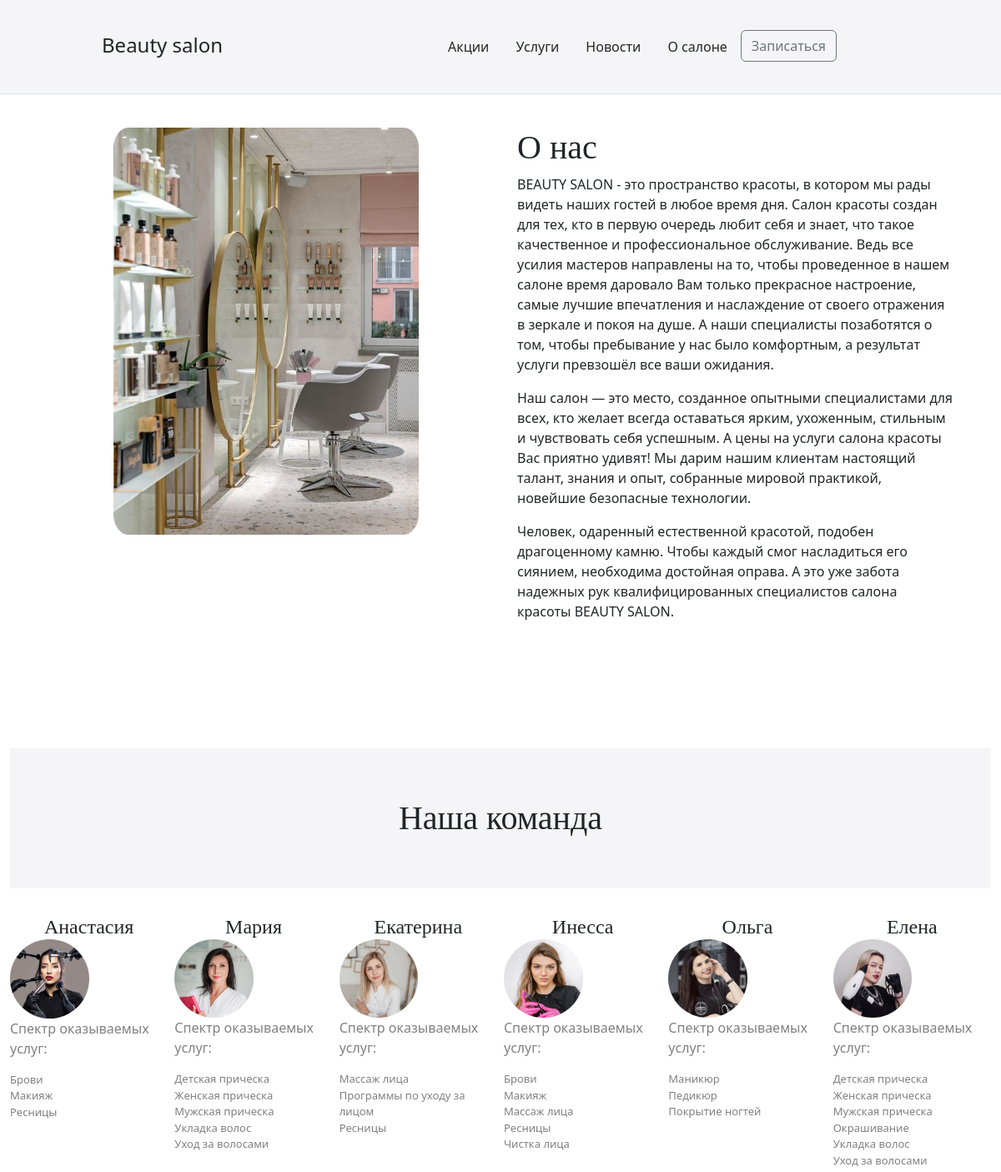
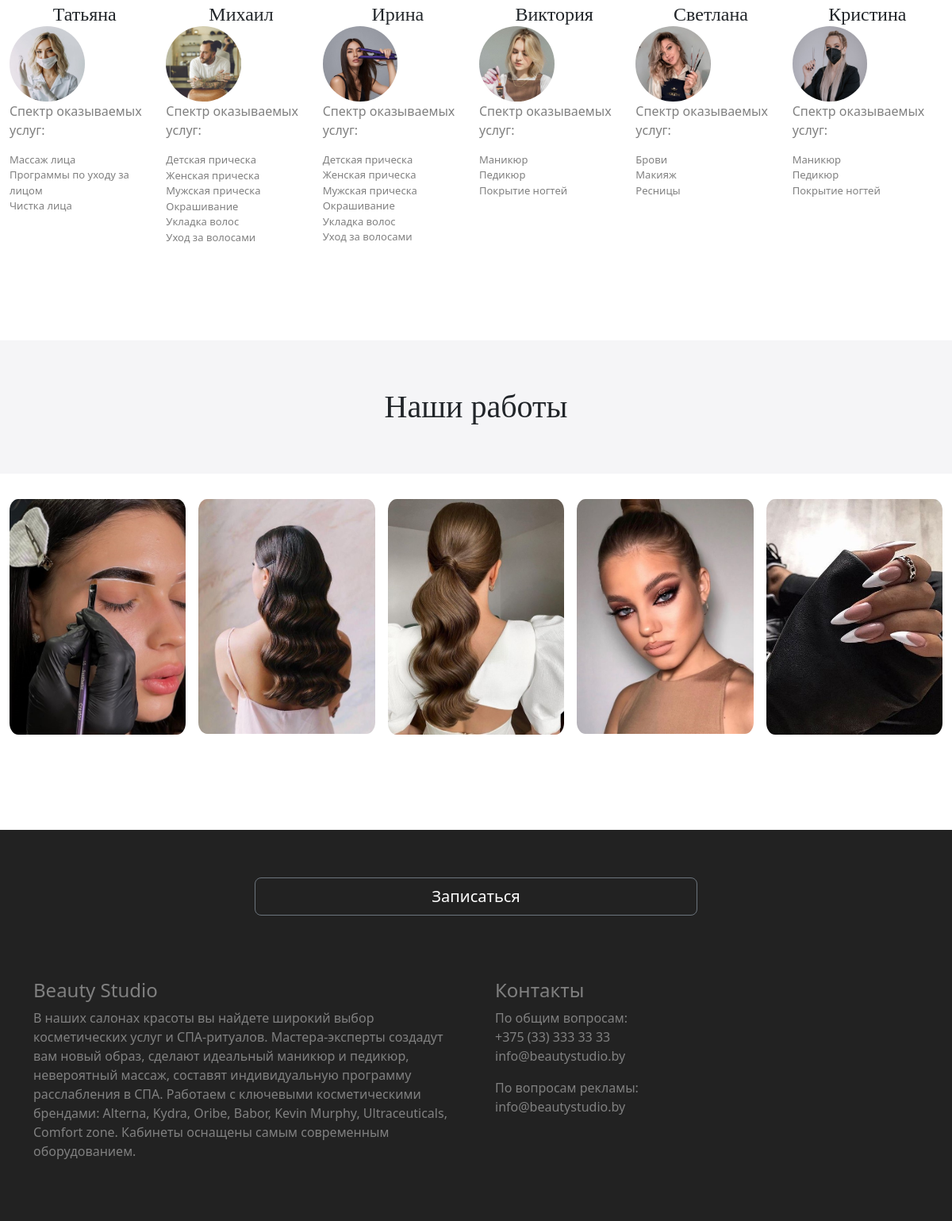
The page /about/ on the database its author committed (2 pictures, top to bottom).
### dj_app/models.py (models this page shows, shortened)
class Worker(models.Model):
    objects = None
    first_name = models.CharField('Имя сотрудника', max_length=100)
    second_name = models.CharField('Фамилия сотрудника', max_length=100)
    field = models.ManyToManyField(ServiceCategory, help_text="Выберите категорию услуг",
                                   verbose_name="Категория услуг")
    img = models.ImageField('Изображение', upload_to='worker/')
    def get_service_category(self):
        lst_service = []
        for category in self.field.all():
            lst_service.append(category.name_of_category)
        return lst_service
    class Meta:
        verbose_name = "Сотрудник"
        verbose_name_plural = "Сотрудники"

class ServiceCategory(models.Model):
    name_of_category = models.CharField('Название подкатегории услуги', max_length=30)
    text_under_category = models.TextField(max_length=1000, blank=True)
    service_cat = models.ForeignKey(Service, on_delete=models.CASCADE, verbose_name='Выбрать категорию услуг',
                                    null=True)
    class Meta:
        verbose_name = "Подкатегория услуг"
        verbose_name_plural = "Подкатегории услуг"
        ordering = ["name_of_category"]  # Сортировка по полю имени

class Images(models.Model):
    objects = None
    img = models.ImageField('Фото наших работ', upload_to='our_works/')
    class Meta:
        verbose_name = "Фото"
        verbose_name_plural = "Фото"

### dj_app/views.py (the view)
class AboutView(View):
    def get(self, request):
        workers = Worker.objects.all()
        our_works = Images.objects.all()
        context = {'workers': workers, 'our_works': our_works}
        return render(request, 'about.html', context)

### templates/about.html (shortened to what this page needs)
{% extends "base.html" %}
{% load static %}
{% block body %}
<div class="container">
    <div class="row g-2">
        <div class="col-6">
            <div class="p-3 text-center">
                <img src="/static/main.jpg" width="70%" style="border-radius: 5%">
            </div>
        </div>
        <div class="col-6">
            <div class="p-3">
                <h1 class="sale">О нас</h1>
                <p>
                    BEAUTY SALON    - это пространство красоты, в котором мы рады видеть наших гостей в любое время дня.
                    Салон красоты создан для тех, кто в первую очередь любит себя и знает, что такое
                    качественное и профессиональное обслуживание. Ведь все усилия мастеров направлены на то, чтобы
                    проведенное в нашем салоне время даровало Вам только прекрасное настроение, самые лучшие впечатления
                    и наслаждение от своего отражения в зеркале и покоя на душе.
                    А наши специалисты позаботятся о том, чтобы пребывание у нас было комфортным, а результат услуги
                    превзошёл все ваши ожидания.
                </p>
                <p>
                    Наш салон — это место, созданное опытными специалистами для всех, кто желает всегда оставаться
                    ярким, ухоженным, стильным и чувствовать себя успешным. А цены на услуги салона красоты Вас приятно
                    удивят!
                    Мы дарим нашим клиентам настоящий талант, знания и опыт, собранные мировой практикой, новейшие
                    безопасные технологии.
                </p>
                <p>
                    Человек, одаренный естественной красотой, подобен драгоценному камню. Чтобы каждый смог насладиться
                    его сиянием, необходима достойная оправа. А это уже забота надежных рук квалифицированных
                    специалистов салона красоты BEAUTY SALON.
                </p>
            </div>
        </div>
    </div>
</div>
<div class="container-fluid">
    <h1 class="sale text-center line">Наша команда</h1><br>
    <div class="row row-cols-6 g-2">
        {% for worker in workers %}
        <div class="">
            <h4 class="card-title text-center sale">{{ worker.first_name}}</h4>
            <img src="{{ worker.img.url }}" width="50%" style="border-radius: 50%">
            <p style="color: grey">Спектр оказываемых услуг:</p>
            {% for i in worker.get_service_category %}
            <div class="card-text" style="color: grey; font-size: 13px">{{ i }}</div>
            {% endfor %}
        </div>
        {% endfor %}
    </div>
</div>
<h1 class="sale text-center line">Наши работы</h1><br>
<div class="container-fluid">
    <div class="row row-cols-2 row-cols-lg-5 g-2 g-lg-3">
        {% for img in our_works%}
        <div class="col-6">
            <img src="{{ img.img.url }}" width='100%' style="border-radius: 5%">
        </div>
        {% endfor %}
    </div>
</div>
{% endblock body%}

### templates/base.html (shortened to what this page needs)
<!DOCTYPE html>
{% load static %}
<html lang="en">
<head>
    <link href="{% static 'main.css' %}" rel="stylesheet">
    <link rel="stylesheet" href="https://cdn.jsdelivr.net/npm/bootstrap@5.2.3/dist/css/bootstrap.min.css"
>
</head>
<body>
<header class="d-flex flex-wrap justify-content-center py-3 mb-4 border-bottom" style="background: #F5F5F7">
    <div class="container">
        <div class="row g-0 text-center">
            <div class="col-6 col-md-3">
                <a href="/" class="d-flex align-items-center mb-3 mb-md-0 me-md-auto text-dark text-decoration-none"
                   style="padding: 20px 0px 20px 80px">
                    <span class="fs-4">Beauty salon</span>
                </a>
            </div>
            <div class="col-sm-6 col-md-9" style="padding: 20px 0px 20px 200px">
                <ul class="nav nav-pills ">
                    <li class="nav-item"><a href="/sale"
                                            class="nav-link text-dark link-success link-offset-2 link-underline-opacity-25 link-underline-opacity-100-hover">Акции</a>
                    </li>
                    <li class="nav-item dropdown-center">
                        <a class="nav-link  text-dark link-success link-offset-2 link-underline-opacity-25 link-underline-opacity-100-hover"
                           href="/" role="button"
                           aria-expanded="false">Услуги</a>
                    </li>
                    <li class="nav-item"><a href="/news"
                                            class="nav-link text-dark link-success link-offset-2 link-underline-opacity-25 link-underline-opacity-100-hover">Новости</a>
                    </li>
                    <li class="nav-item"><a href="/about"
                                            class="nav-link text-dark link-success link-offset-2 link-underline-opacity-25 link-underline-opacity-100-hover ">О
                        салоне</a></li>
                    <li class="nav-item"><a href="/form" class="btn btn-outline-secondary"
                                            aria-current="page">Записаться</a>
                    </li>
                </ul>
            </div>
        </div>
    </div>
</header>
{% block body %}
{% endblock body %}
<footer class="footer">
    <div class="container text-center">
        <div class="d-grid gap-2 col-6 mx-auto">
            <a style='color: white' href="/form" class="btn btn-outline-secondary btn-lg">Записаться</a>
            <br><br><br>
        </div>
    </div>
    <div class="container">
        <div class="row  g-5">
            <div class="col ">
                <h4>Beauty Studio</h4>
                <p>В наших салонах красоты вы найдете широкий выбор косметических услуг и СПА-ритуалов.
                    Мастера-эксперты создадут вам новый образ, сделают идеальный маникюр и педикюр, невероятный массаж,
                    составят индивидуальную программу расслабления в СПА. Работаем с ключевыми косметическими брендами:
                    Alterna, Kydra, Oribe, Babor, Kevin Murphy, Ultraceuticals, Comfort zone. Кабинеты оснащены самым
                    современным оборудованием.
                </p>
            </div>
            <div class="col ">
                <h4>Контакты</h4>
                <h7>По общим вопросам:</h7>
                <p>+375 (33) 333 33 33 <br> info@beautystudio.by</p>
                <h7>По вопросам рекламы:</h7>
                <p>info@beautystudio.by</p>
            </div>
        </div>
    </div>
</footer>
</body>
</html>

### static/main.css (style rules this page uses)
* { margin: 0; padding: 0; outline:0; }
body { font-size: 12px; line-height: 20px; font-family: Georgia, Arial, Helvetica, Sans-Serif; color: #333; background: repeat 0 0; }
a { color: #ff0000; text-decoration: none; cursor:pointer; }
.container-fluid { padding-right: 15px; padding-left: 15px; margin-right: auto; margin-left: auto; }
.sale { font-family: 'Playfair Display Regular' }
.footer { margin-top: 120px; padding: 60px 0; background: #222222; display: block; color: gray }
.line { margin-top: 120px; padding: 60px 0; background: #F5F5F7; display: block; }

### rows shown on the page
Worker: first_name "Анастасия", img (picture)
ServiceCategory: get_service_category "Брови" "Брови" "Брови"
ServiceCategory: get_service_category "Макияж" "Макияж" "Макияж"
ServiceCategory: get_service_category "Ресницы" "Ресницы" "Ресницы" "Ресницы"
Worker: first_name "Мария", img (picture)
ServiceCategory: get_service_category "Детская прическа" "Детская прическа" "Детская прическа" "Детская прическа"
ServiceCategory: get_service_category "Женская прическа" "Женская прическа" "Женская прическа" "Женская прическа"
ServiceCategory: get_service_category "Мужская прическа" "Мужская прическа" "Мужская прическа" "Мужская прическа"
ServiceCategory: get_service_category "Укладка волос" "Укладка волос" "Укладка волос" "Укладка волос"
ServiceCategory: get_service_category "Уход за волосами" "Уход за волосами" "Уход за волосами" "Уход за волосами"
Worker: first_name "Екатерина", img (picture)
ServiceCategory: get_service_category "Массаж лица" "Массаж лица" "Массаж лица"
ServiceCategory: get_service_category "Программы по уходу за лицом" "Программы по уходу за лицом"
Worker: first_name "Инесса", img (picture)
ServiceCategory: get_service_category "Чистка лица" "Чистка лица"
Worker: first_name "Ольга", img (picture)
ServiceCategory: get_service_category "Маникюр" "Маникюр" "Маникюр"
ServiceCategory: get_service_category "Педикюр" "Педикюр" "Педикюр"
ServiceCategory: get_service_category "Покрытие ногтей" "Покрытие ногтей" "Покрытие ногтей"
Worker: first_name "Елена", img (picture)
ServiceCategory: get_service_category "Окрашивание" "Окрашивание" "Окрашивание"
Worker: first_name "Татьяна", img (picture)
Worker: first_name "Михаил", img (picture)
Worker: first_name "Ирина", img (picture)
Worker: first_name "Виктория", img (picture)
Worker: first_name "Светлана", img (picture)
Worker: first_name "Кристина", img (picture)
Images: img (picture)
Images: img (picture)
Images: img (picture)
Images: img (picture)
Images: img (picture)
